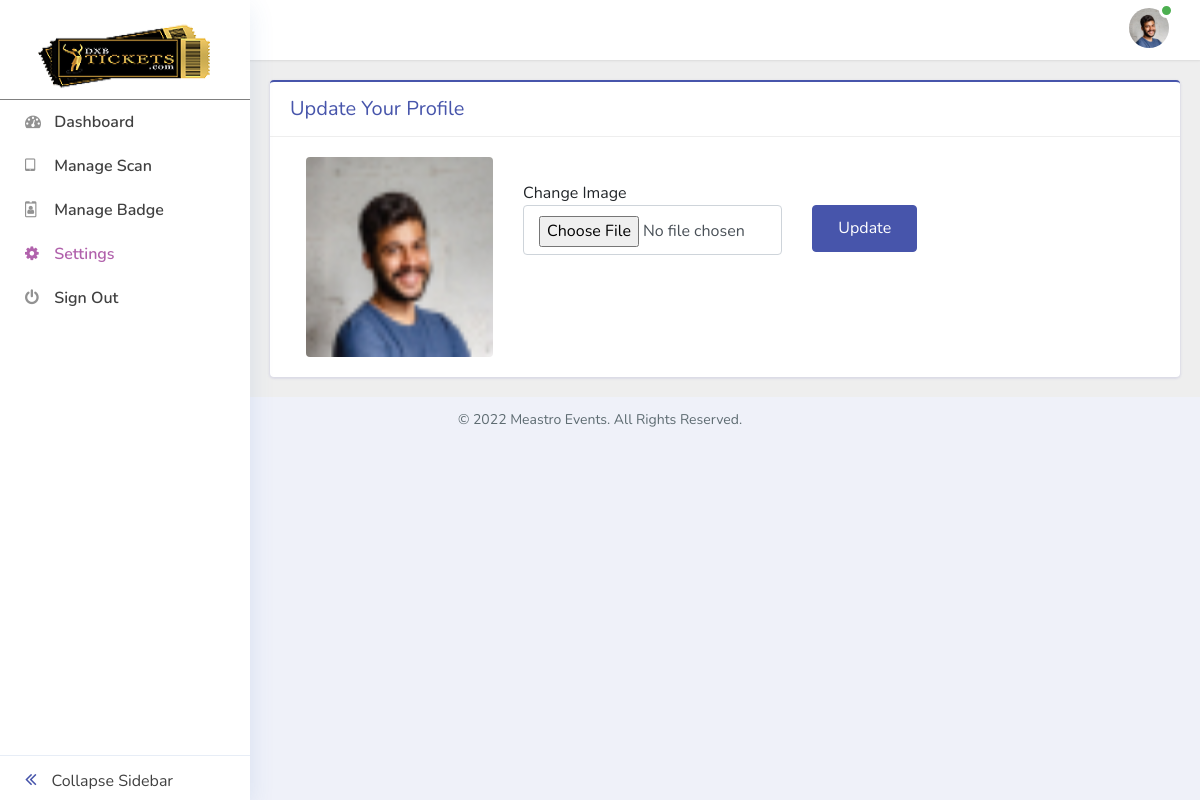
Page /agent/profile.php (signed in) on the earlier database version.
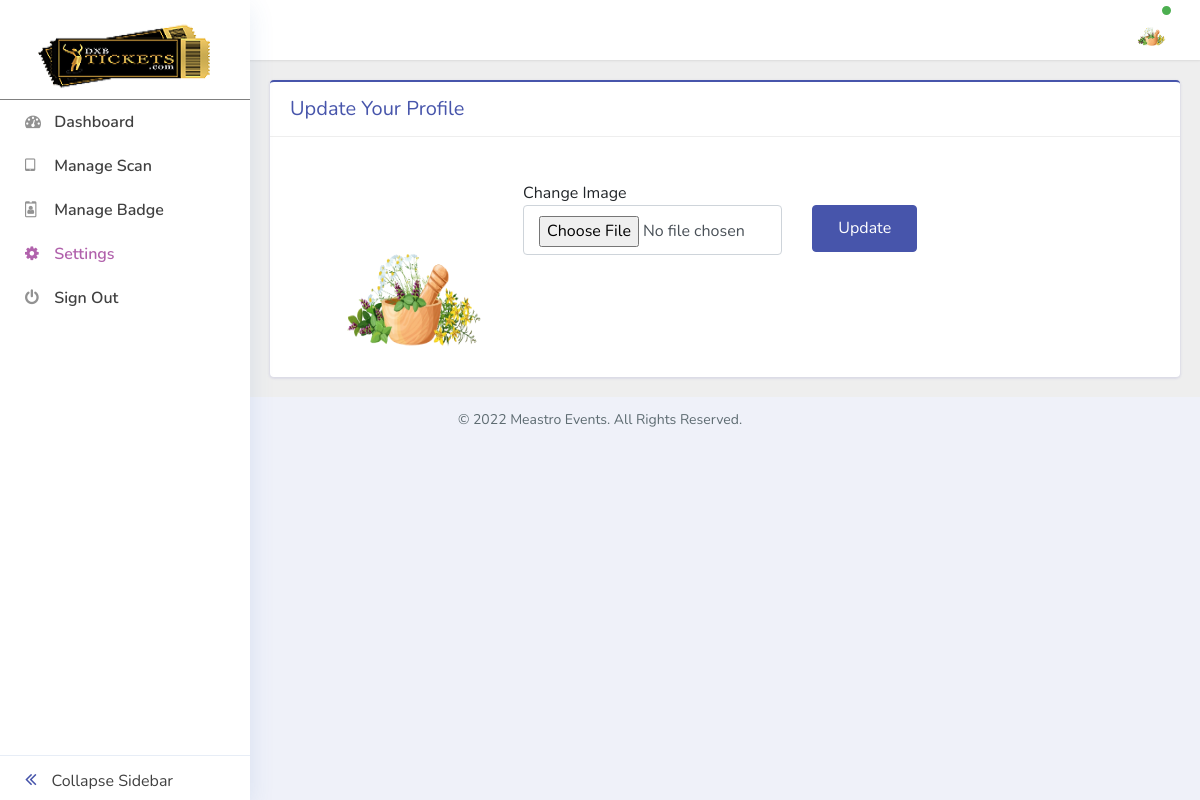
Same page on the later database version.
### tables this page shows
CREATE TABLE IF NOT EXISTS `ajent_master` (
  `AJM_Id` int(100) NOT NULL AUTO_INCREMENT,
  `AjentEmail` varchar(250) DEFAULT NULL,
  `AjentStatus` tinyint(1) DEFAULT NULL,
  `AjentCode` varchar(50) DEFAULT NULL,
  `FullName` varchar(100) DEFAULT NULL,
  `DateCreate` datetime DEFAULT NULL,
  `AjentPhone` varchar(25) DEFAULT NULL,
  `Address` text,
  `AjentProfile` varchar(250) DEFAULT NULL,
  PRIMARY KEY (`AJM_Id`),
  UNIQUE KEY `AjentEmail` (`AjentEmail`,`AjentCode`) USING BTREE
);

### agent/profile.php (the view, shortened to what this page needs)
<?php
    require_once '../config/connection.php';
    require_once './pages/link.php';
    require_once './pages/sidebar.php';
    require_once './pages/header.php';
?>
<div class="main-content">
        <div class="container-fluid content-top-gap">
            <div class="row">
                <div class="col-xl-12 pr-xl-12">
                    <div class="card card_border border-primary-top">
                        <div class="card-header chart-grid__header">Update Your Profile</div>
                        <div class="card-body">
                            <form method="post" class="g-3 needs-validation row px-3" novalidate enctype="multipart/form-data">
                                <div class="col-3" >
                                    <img id='previewImg' class='img rounded' src='<?php echo $profileImage; ?>' alt='Customer Image' height='200' width='200'/>
                                </div>
                                <div class="col-md-4 mt-4">
                                    <label for="validationCustom02" class="form-label">Change Image</label>
                                    <input type="file" class="form-control input-style" id="validationCustom02" name="profile_image" required onchange="previewFile(this);" accept="image/*">
                                </div>
                                <div class="col-3 mt-5">
                                    <button type="submit" class="btn btn-primary btn-style" name="update" id="validationCustom023">Update</button>
                                </div>
                            </form>
                        </div>
                    </div>
                </div>
            </div>
        </div>
    </div>
<?php
    require_once './pages/footer.php';
?>

### agent/pages/header.php (shortened to what this page needs)
<?php
  $profileImage = "assets/images/profileimg.jpg";
  $resprofile = mysqli_query($conn, "SELECT AjentProfile, FullName, AjentEmail FROM ajent_master WHERE AJM_Id = '$_SESSION[ajm_id]'");
  if (mysqli_num_rows($resprofile) > 0) {
    $resprofile = mysqli_fetch_assoc($resprofile);
    if (!empty($resprofile['AjentProfile'])){
      $profileImage = $resprofile['AjentProfile'];
    }
  }
?>
<div class="header sticky-header">
    <div class="menu-right">
      <div class="navbar user-panel-top">
        <div class="user-dropdown-details d-flex">
          <div class="profile_details">
            <ul>
              <li class="dropdown profile_details_drop">
                <a href="#" class="dropdown-toggle" data-toggle="dropdown" id="dropdownMenu3" aria-haspopup="true"
                  aria-expanded="false">
                  <div class="profile_img">
                    <img src="<?php echo $profileImage;?>" class='rounded-circle' alt='Profile Image' />
                    <div class="user-active">
                      <span></span>
                    </div>
                  </div>
                </a>
              </li>
            </ul>
          </div>
        </div>
      </div>
    </div>
  </div>

Differences in the rows shown:
changed ajent_master: AjentProfile: a different picture
